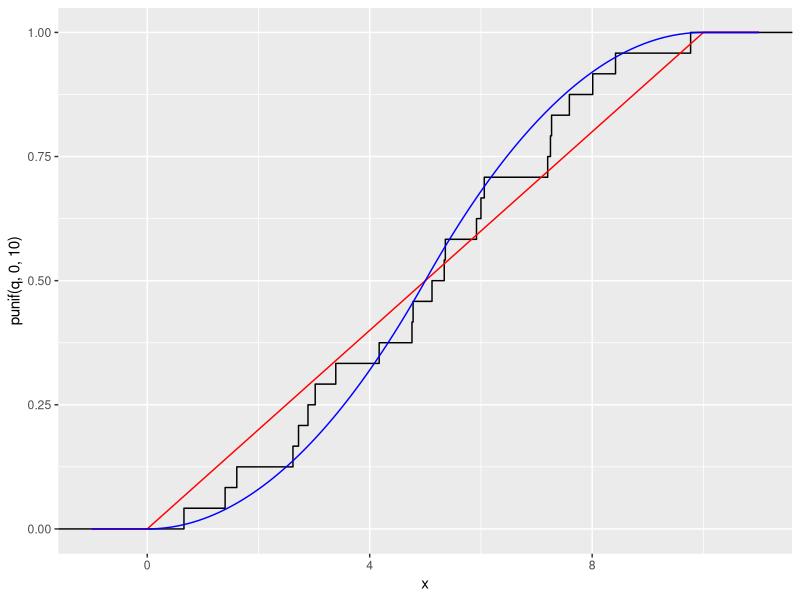
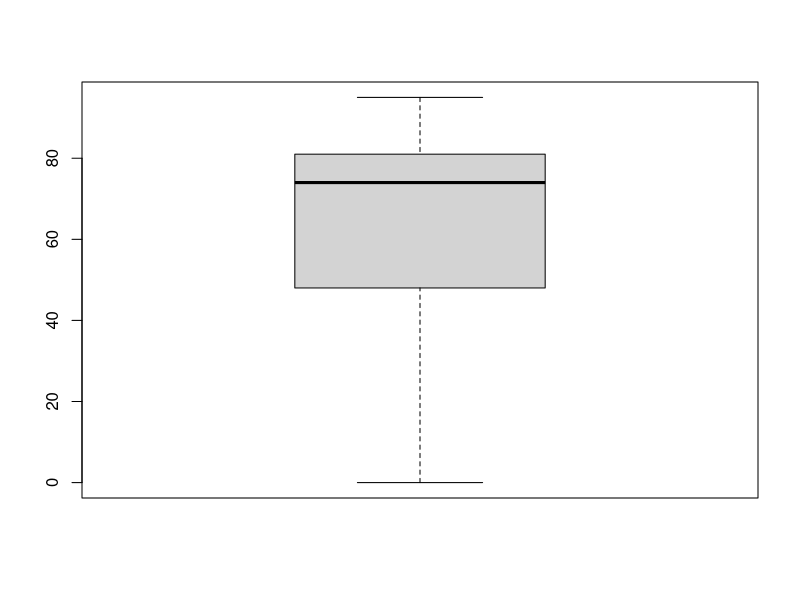
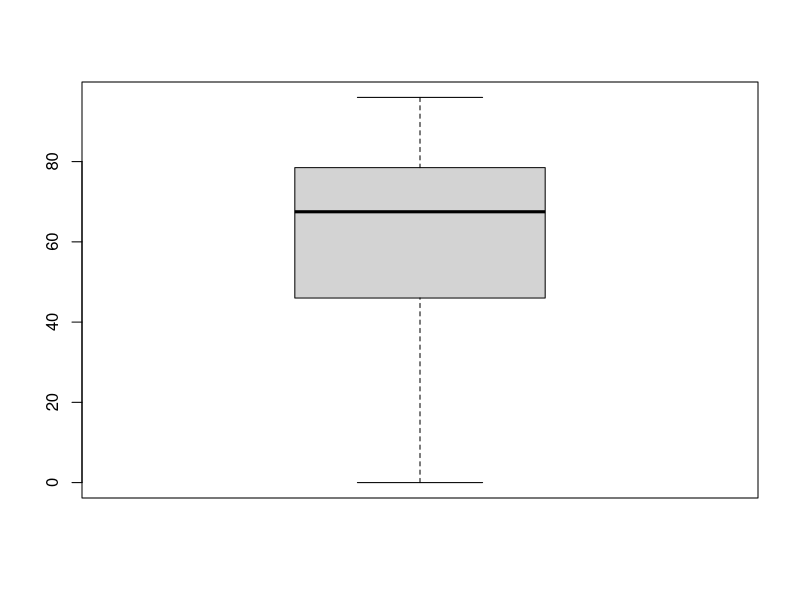
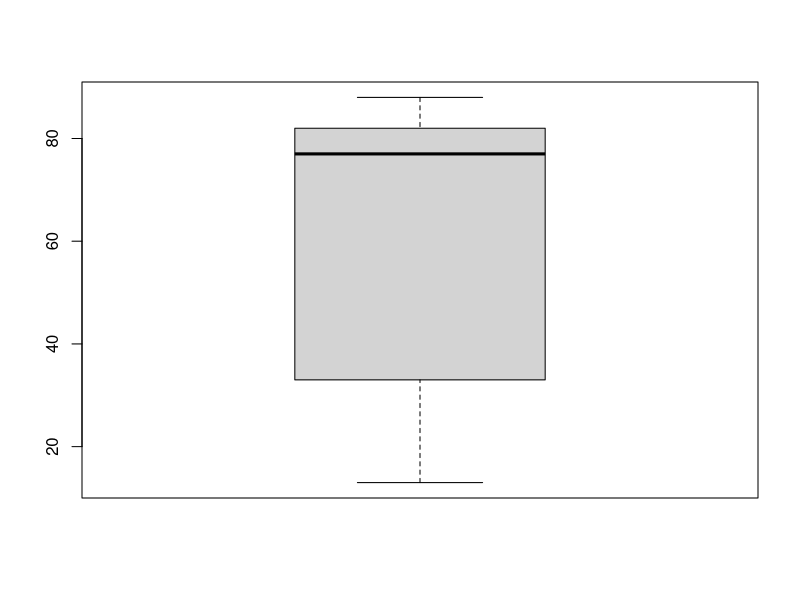
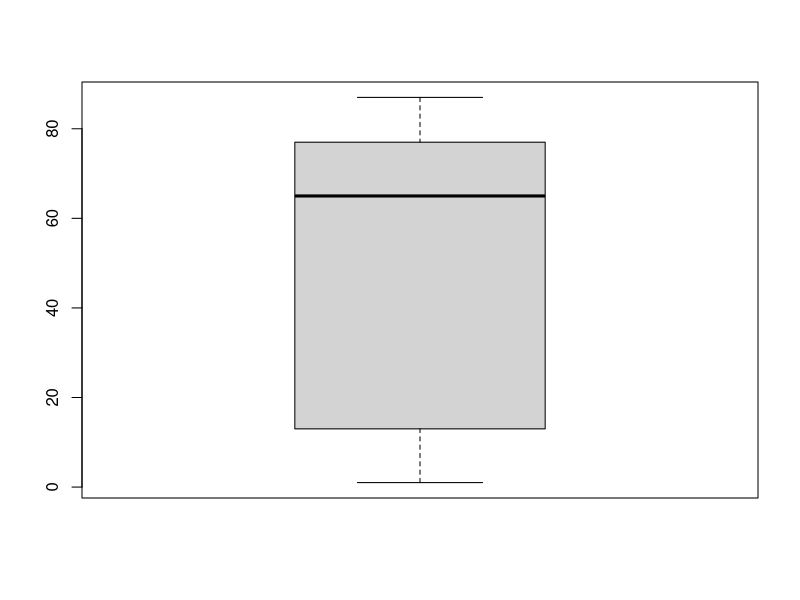
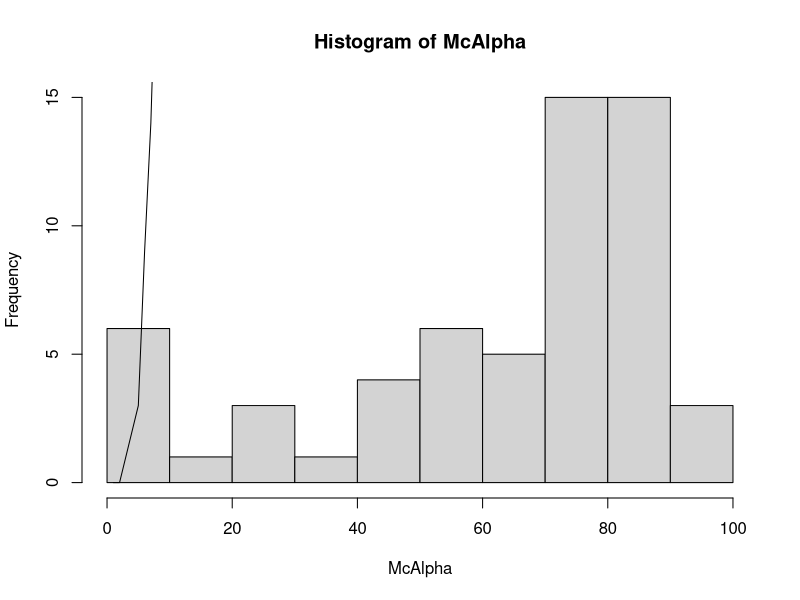
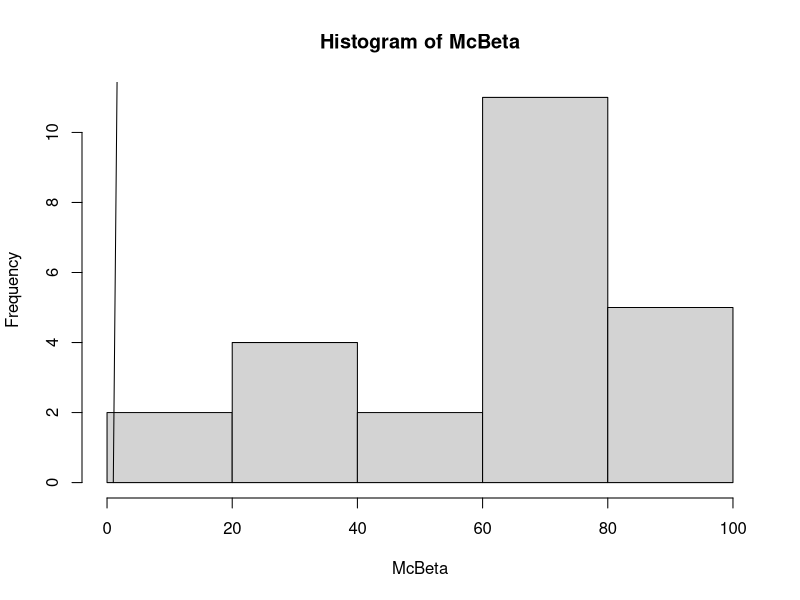
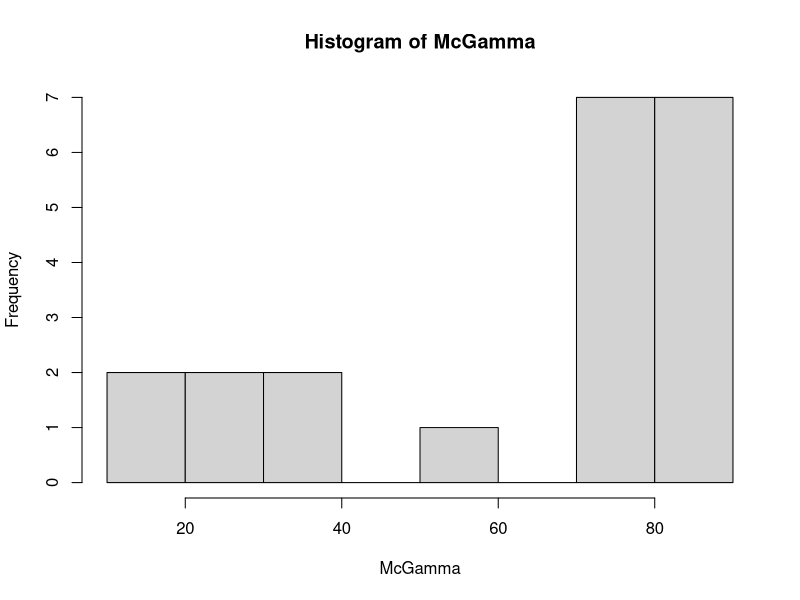

Generate these figures, in order, with R:
#### Pract1
#1
rm(list = ls())
x=c(4.17,8.42,3.02,2.89,9.77,6.06,2.72,5.12,6,4.78,2.62,7.20,1.61,5.92,7.25,8.01,4.76,5.36,5.34,7.59,0.66,7.27,3.39,1.40)
q=seq(-1,11,0.01)
ptri=function(a,b,c,x){
  out=c()
  for (i in 1:length(x)) {
  if (x[i] <= a) {
    out[i]=0
  } else if (a<x[i] & x[i]<=c) {
    out[i]=((x[i]-a)^2)/((b-a)*(c-a))
  } else if (c<x[i] & x[i]<b) {
    out[i]=(1-((b-x[i])^2)/((b-a)*(b-c)))
  } else if (b<=x[i]) {
    out[i]=(1)
  } else out[i]=0}
  return(out)
}
library(ggplot2)
ggplot(data = NULL,aes(x)) + stat_ecdf(geom = "step") + geom_line(data = NULL, aes(q,punif(q,0,10)), col="red") + geom_line(data = NULL, aes(q,ptri(0,10,5,q)), col="blue")


#2
rm(list = ls())
McAlpha=c(0,0,1,2,3,9,14,22,23,29,33,41,41,42,44,52,56,57,58,
          58,60,62,63,64,65,69,72,72,73,74,74,75,76,75,77,77,
          78,78,79,79,80,81,81,81,81,82,82,
          83,84,84,85,86,87,87,88,90,92,93,95)
McBeta=c(0,19,22,30,31,37,55,56,66,66,67,67,68,71,73,75,75,78,79,82,83,83,88,96)
McGamma=c(13,13,22,26,33,33,59,72,72,72,77,78,78,80,81,82,85,85,85,86,88)
McDelta=c(1,11,13,13,16,34,65,68,74,77,83,83,87)
summary(McAlpha)
summary(McBeta)
summary(McGamma)
summary(McDelta)

boxplot(McAlpha)
boxplot(McBeta)
boxplot(McGamma)
boxplot(McDelta)

hist(McAlpha)
lines(McAlpha)

hist(McBeta)
lines(McBeta)

hist(McGamma)
lines(McGamma)

hist(McDelta)
lines(McDelta)

library(ggplot2)
ggplot(data = NULL,aes(McAlpha)) + stat_ecdf(geom = "step")
ggplot(data = NULL,aes(McBeta)) + stat_ecdf(geom = "step")
ggplot(data = NULL,aes(McGamma)) + stat_ecdf(geom = "step")
ggplot(data = NULL,aes(McDelta)) + stat_ecdf(geom = "step")
